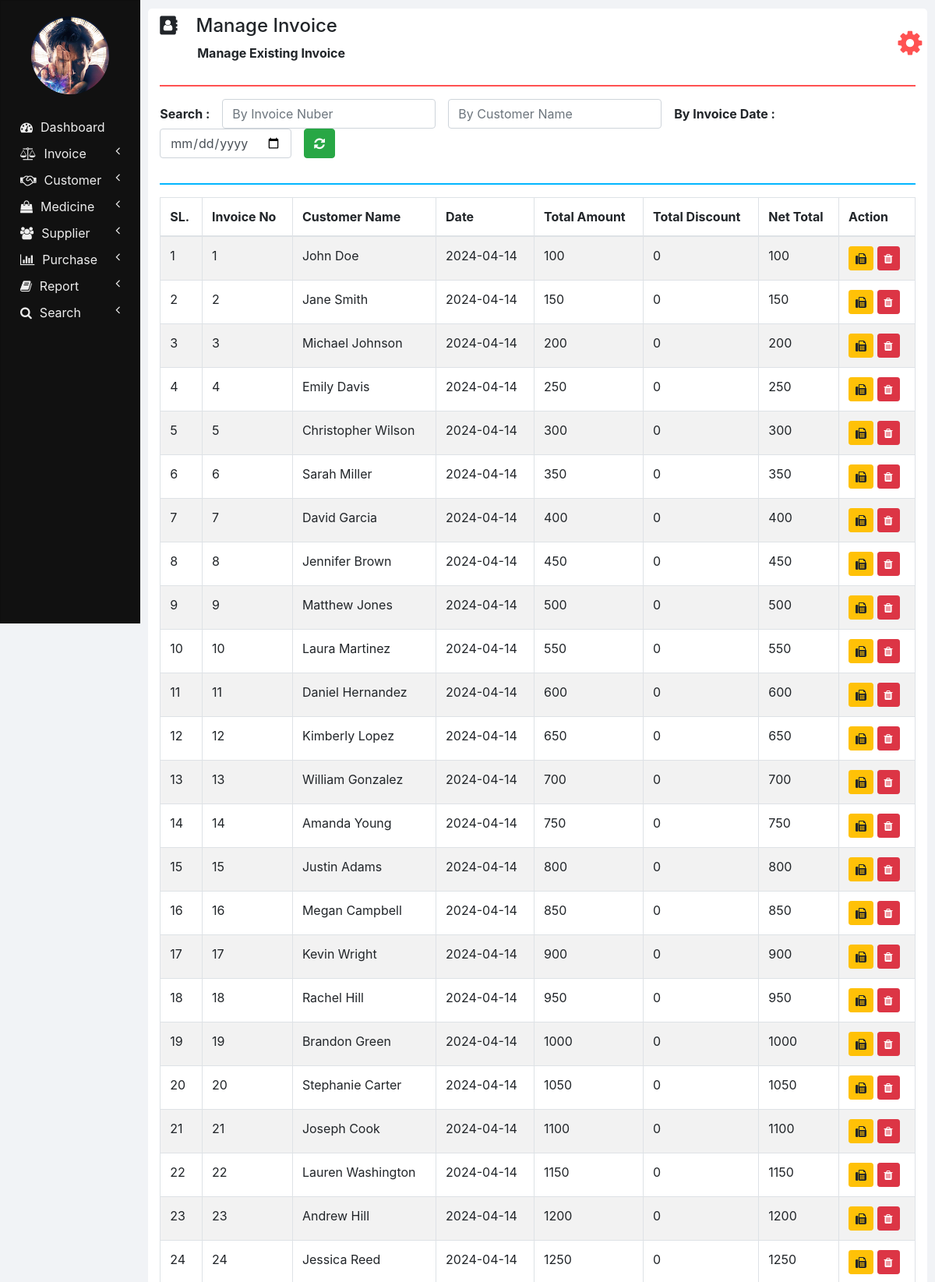
Page /manage_invoice.php (upper part) on the committed database.
### tables this page shows
CREATE TABLE `invoices` (
  `INVOICE_ID` int(11) NOT NULL,
  `NET_TOTAL` double NOT NULL DEFAULT 0,
  `INVOICE_DATE` date NOT NULL DEFAULT current_timestamp(),
  `CUSTOMER_ID` int(11) NOT NULL,
  `TOTAL_AMOUNT` double NOT NULL,
  `TOTAL_DISCOUNT` double NOT NULL
);

CREATE TABLE `customers` (
  `ID` int(11) NOT NULL,
  `NAME` varchar(20) NOT NULL,
  `CONTACT_NUMBER` varchar(10) NOT NULL,
  `ADDRESS` varchar(100) NOT NULL,
  `DOCTOR_NAME` varchar(20) NOT NULL,
  `DOCTOR_ADDRESS` varchar(100) NOT NULL
);

### php/manage_invoice.php (the view, shortened to what this page needs)
<?php
function showInvoices()
{
  require "db_connection.php";
  if ($con) {
    $seq_no = 0;
    $query = "SELECT * FROM invoices INNER JOIN customers ON invoices.CUSTOMER_ID = customers.ID";
    $result = mysqli_query($con, $query);
    while ($row = mysqli_fetch_array($result)) {
      $seq_no++;
      showInvoiceRow($seq_no, $row);
    }
  }
}
function showInvoiceRow($seq_no, $row)
{
?>
  <tr>
    <td><?php echo $seq_no; ?></td>
    <td><?php echo $row['INVOICE_ID']; ?></td>
    <td><?php echo $row['NAME']; ?></td>
    <td><?php echo $row['INVOICE_DATE']; ?></td>
    <td><?php echo $row['TOTAL_AMOUNT']; ?></td>
    <td><?php echo $row['TOTAL_DISCOUNT']; ?></td>
    <td><?php echo $row['NET_TOTAL']; ?></td>
    <td>
      <button class="btn btn-warning btn-sm" onclick="printInvoice(<?php echo $row['INVOICE_ID']; ?>);">
        <i class="fa fa-fax"></i>
      </button>
      <button class="btn btn-danger btn-sm" onclick="deleteInvoice(<?php echo $row['INVOICE_ID']; ?>);">
        <i class="fa fa-trash"></i>
      </button>
    </td>
  </tr>
<?php
}
?>

### css/sidenav.css (style rules this page uses)
body { background-color: #f1f3f6; }
.sidenav { width: 15%; height: 100vh; background-color: #222222; position: fixed; z-index: 1; flex: 1 0 auto; }
.card { width: 100%; height: 100%; top: 0; border-radius: 0; background-color: #111111; }
.logo .profile { margin-left: 50%; border-radius: 50%; transform: translate(-50%); }
.main-menu-item { padding: 5px 5px; cursor: pointer; }
.main-menu-item > a { color: #eeeeee; text-decoration: none; font-size: 16px; }
.main-menu-item > a > span { margin-left: 10px; }

### css/home.css (style rules this page uses)
html, body { height: 100vh; }

### rows in the picture
invoices: seq_no "1", INVOICE_ID "1", CUSTOMER_ID.NAME "John Doe", INVOICE_DATE "2024-04-14", TOTAL_AMOUNT "100", TOTAL_DISCOUNT "0", NET_TOTAL "100"
invoices: seq_no "2", INVOICE_ID "2", CUSTOMER_ID.NAME "Jane Smith", INVOICE_DATE "2024-04-14", TOTAL_AMOUNT "150", TOTAL_DISCOUNT "0", NET_TOTAL "150"
invoices: seq_no "3", INVOICE_ID "3", CUSTOMER_ID.NAME "Michael Johnson", INVOICE_DATE "2024-04-14", TOTAL_AMOUNT "200", TOTAL_DISCOUNT "0", NET_TOTAL "200"
invoices: seq_no "4", INVOICE_ID "4", CUSTOMER_ID.NAME "Emily Davis", INVOICE_DATE "2024-04-14", TOTAL_AMOUNT "250", TOTAL_DISCOUNT "0", NET_TOTAL "250"
invoices: seq_no "5", INVOICE_ID "5", CUSTOMER_ID.NAME "Christopher Wilson", INVOICE_DATE "2024-04-14", TOTAL_AMOUNT "300", TOTAL_DISCOUNT "0", NET_TOTAL "300"
invoices: seq_no "6", INVOICE_ID "6", CUSTOMER_ID.NAME "Sarah Miller", INVOICE_DATE "2024-04-14", TOTAL_AMOUNT "350", TOTAL_DISCOUNT "0", NET_TOTAL "350"
invoices: seq_no "7", INVOICE_ID "7", CUSTOMER_ID.NAME "David Garcia", INVOICE_DATE "2024-04-14", TOTAL_AMOUNT "400", TOTAL_DISCOUNT "0", NET_TOTAL "400"
invoices: seq_no "8", INVOICE_ID "8", CUSTOMER_ID.NAME "Jennifer Brown", INVOICE_DATE "2024-04-14", TOTAL_AMOUNT "450", TOTAL_DISCOUNT "0", NET_TOTAL "450"
invoices: seq_no "9", INVOICE_ID "9", CUSTOMER_ID.NAME "Matthew Jones", INVOICE_DATE "2024-04-14", TOTAL_AMOUNT "500", TOTAL_DISCOUNT "0", NET_TOTAL "500"
invoices: seq_no "10", INVOICE_ID "10", CUSTOMER_ID.NAME "Laura Martinez", INVOICE_DATE "2024-04-14", TOTAL_AMOUNT "550", TOTAL_DISCOUNT "0", NET_TOTAL "550"
invoices: seq_no "11", INVOICE_ID "11", CUSTOMER_ID.NAME "Daniel Hernandez", INVOICE_DATE "2024-04-14", TOTAL_AMOUNT "600", TOTAL_DISCOUNT "0", NET_TOTAL "600"
invoices: seq_no "12", INVOICE_ID "12", CUSTOMER_ID.NAME "Kimberly Lopez", INVOICE_DATE "2024-04-14", TOTAL_AMOUNT "650", TOTAL_DISCOUNT "0", NET_TOTAL "650"
invoices: seq_no "13", INVOICE_ID "13", CUSTOMER_ID.NAME "William Gonzalez", INVOICE_DATE "2024-04-14", TOTAL_AMOUNT "700", TOTAL_DISCOUNT "0", NET_TOTAL "700"
invoices: seq_no "14", INVOICE_ID "14", CUSTOMER_ID.NAME "Amanda Young", INVOICE_DATE "2024-04-14", TOTAL_AMOUNT "750", TOTAL_DISCOUNT "0", NET_TOTAL "750"
invoices: seq_no "15", INVOICE_ID "15", CUSTOMER_ID.NAME "Justin Adams", INVOICE_DATE "2024-04-14", TOTAL_AMOUNT "800", TOTAL_DISCOUNT "0", NET_TOTAL "800"
invoices: seq_no "16", INVOICE_ID "16", CUSTOMER_ID.NAME "Megan Campbell", INVOICE_DATE "2024-04-14", TOTAL_AMOUNT "850", TOTAL_DISCOUNT "0", NET_TOTAL "850"
invoices: seq_no "17", INVOICE_ID "17", CUSTOMER_ID.NAME "Kevin Wright", INVOICE_DATE "2024-04-14", TOTAL_AMOUNT "900", TOTAL_DISCOUNT "0", NET_TOTAL "900"
invoices: seq_no "18", INVOICE_ID "18", CUSTOMER_ID.NAME "Rachel Hill", INVOICE_DATE "2024-04-14", TOTAL_AMOUNT "950", TOTAL_DISCOUNT "0", NET_TOTAL "950"
invoices: seq_no "19", INVOICE_ID "19", CUSTOMER_ID.NAME "Brandon Green", INVOICE_DATE "2024-04-14", TOTAL_AMOUNT "1000", TOTAL_DISCOUNT "0", NET_TOTAL "1000"
invoices: seq_no "20", INVOICE_ID "20", CUSTOMER_ID.NAME "Stephanie Carter", INVOICE_DATE "2024-04-14", TOTAL_AMOUNT "1050", TOTAL_DISCOUNT "0", NET_TOTAL "1050"
invoices: seq_no "21", INVOICE_ID "21", CUSTOMER_ID.NAME "Joseph Cook", INVOICE_DATE "2024-04-14", TOTAL_AMOUNT "1100", TOTAL_DISCOUNT "0", NET_TOTAL "1100"
invoices: seq_no "22", INVOICE_ID "22", CUSTOMER_ID.NAME "Lauren Washington", INVOICE_DATE "2024-04-14", TOTAL_AMOUNT "1150", TOTAL_DISCOUNT "0", NET_TOTAL "1150"
invoices: seq_no "23", INVOICE_ID "23", CUSTOMER_ID.NAME "Andrew Hill", INVOICE_DATE "2024-04-14", TOTAL_AMOUNT "1200", TOTAL_DISCOUNT "0", NET_TOTAL "1200"
invoices: seq_no "24", INVOICE_ID "24", CUSTOMER_ID.NAME "Jessica Reed", INVOICE_DATE "2024-04-14", TOTAL_AMOUNT "1250", TOTAL_DISCOUNT "0", NET_TOTAL "1250"

### other values in the picture
$heading "Manage Invoice"
$sub_heading "Manage Existing Invoice"
